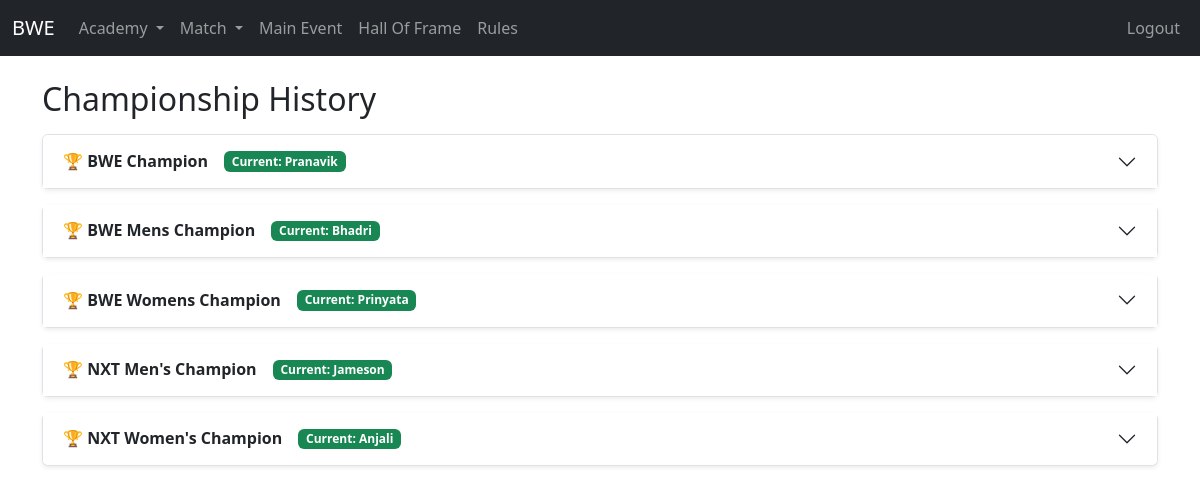
Page /academy/championship_history/ (signed in) on the earlier database version.
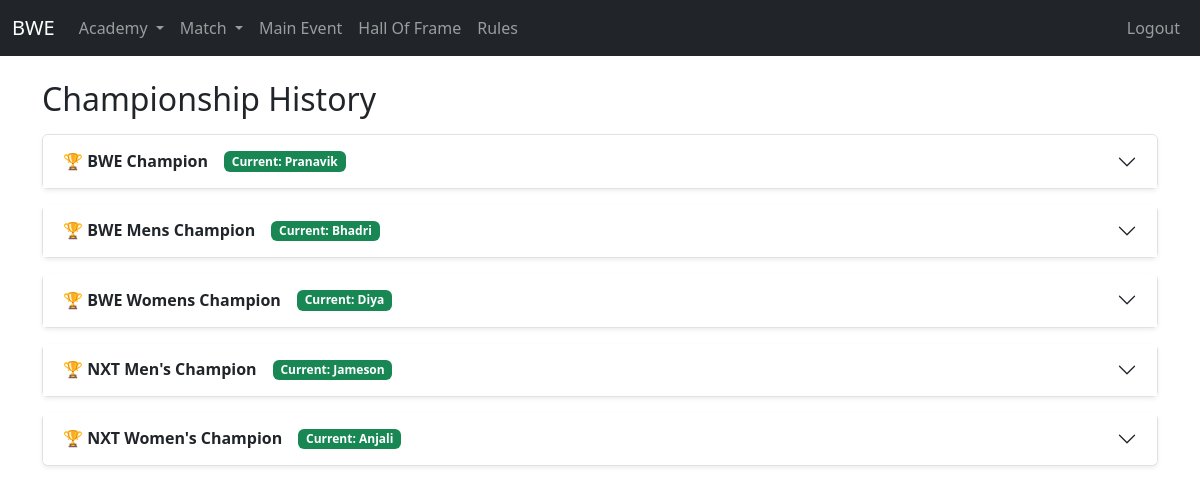
Same page on the later database version.
### academy/models.py (models this page shows, shortened)
class Championship(models.Model):
    name = models.CharField(max_length=200)
    player = models.OneToOneField(Player, on_delete=models.CASCADE, null=True, blank=True)
    image_url = models.CharField(max_length=120, null=True, blank=True)
    hike = models.FloatField()
    updated_on = models.DateTimeField()
    class Meta:
        ordering = ["name"]

class Player(models.Model):
    GENDER_CHOICES = [
        ('Male', 'Male'),
        ('Female', 'Female'),
    ]
    name = models.CharField(max_length=200)
    gender = models.CharField(max_length=10, choices=GENDER_CHOICES)
    band = models.ForeignKey(Band, on_delete=models.CASCADE, related_name='player_band')
    wins = models.PositiveIntegerField(default=0)
    matchesplayed = models.PositiveIntegerField(default=0)
    winningpercentage = models.FloatField(default=0)
    networth = models.FloatField(default=0)
    image_url = models.CharField(max_length=120, null=True, blank=True)
    is_active = models.BooleanField(default=True)
    objects = ActivePlayerManager()
    all_objects = models.Manager()
    spouse = models.OneToOneField(
        'self',
        on_delete=models.SET_NULL,
        null=True,
        blank=True,
        related_name="partner"
    )

### academy/views.py (the view)
# urls.py: path('championship_history/', views.championship_history_list, name='championship-history'),
@login_required
def championship_history_list(request):
    championships = Championship.objects.prefetch_related("history__player")
    context = {
        'championships': championships
    }
    return render(request, 'academy/championship/championship_history.html', context)

### academy/models.py (called while the page is built)
    def __str__(self):
        return self.name

    @property
    def duration(self):
        end_time = self.ended_on or now()
        return end_time - self.started_on

### templates/academy/championship/championship_history.html (shortened to what this page needs)
{% extends 'base.html' %}
{% block content %}
<h2 class="mb-3">Championship History</h2>
<div class="accordion" id="championshipAccordion">
    {% for championship in championships %}
        <div class="accordion-item mb-3 shadow-sm rounded">
            <h2 class="accordion-header" id="heading{{ championship.id }}">
                <button class="accordion-button collapsed fw-bold" type="button"
                        data-bs-toggle="collapse"
                        data-bs-target="#collapse{{ championship.id }}"
                        aria-expanded="false"
                        aria-controls="collapse{{ championship.id }}">
                    <span class="me-2">🏆 {{ championship.name }}</span>
                    {% if championship.player %}
                        <span class="badge bg-success ms-2">
                            Current: {{ championship.player.name }}
                        </span>
                    {% else %}
                        <span class="badge bg-secondary ms-2">
                            Vacant
                        </span>
                    {% endif %}
                </button>
            </h2>
        </div>
    {% endfor %}
</div>
{% endblock %}

### templates/base.html (shortened to what this page needs)
<!DOCTYPE html>
<html lang="en">
<head>
  <link href="https://cdn.jsdelivr.net/npm/bootstrap@5.3.0/dist/css/bootstrap.min.css" rel="stylesheet">
</head>
<body>
  {% include 'navbar.html' %}
  <div class="container mt-4">
    {% block content %}
    {% endblock %}
  </div>
</body>
</html>

### templates/navbar.html (shortened to what this page needs)
<nav class="navbar navbar-expand-lg navbar-dark bg-dark">
  <div class="container-fluid">
    <a class="navbar-brand" href="{% url 'home' %}">BWE</a>
    {% if request.user.is_authenticated %}
    <div class="collapse navbar-collapse" id="navbarNav">
      <ul class="navbar-nav">
        <li class="nav-item dropdown">
          <a class="nav-link dropdown-toggle" href="#" role="button" data-bs-toggle="dropdown" aria-expanded="false">
            Academy
          </a>
        </li>
      </ul>
      <ul class="navbar-nav">
        <li class="nav-item dropdown">
          <a class="nav-link dropdown-toggle" href="#" role="button" data-bs-toggle="dropdown" aria-expanded="false">
            Match
          </a>
        </li>
      </ul>
      <ul class="navbar-nav">
        <li class="nav-item">
          <a class="nav-link" href="{% url 'main_event' %}">Main Event</a>
        </li>
      </ul>
      <ul class="navbar-nav">
        <li class="nav-item">
          <a class="nav-link" href="{% url 'hall_of_frame' %}">Hall Of Frame</a>
        </li>
      </ul>
      <ul class="navbar-nav">
        <li class="nav-item">
          <a class="nav-link" href="{% url 'rule-list' %}">Rules</a>
        </li>
      </ul>
    </div>
    {% endif %}
    <ul class="navbar-nav ms-auto">
      {% if request.user.is_authenticated %}
        <li class="nav-item">
          <a class="nav-link" href='{% url "logout" %}'>Logout</a>
        </li>
      {% else %}
        <li class="nav-item">
          <a class="nav-link" href='{% url "login" %}'>Login</a>
        </li>
      {% endif %}
    </ul>
  </div>
</nav>

Differences in the rows shown:
changed Championship "BWE Womens Champion": player.name "Prinyata" → "Diya"
